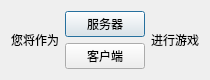
<?xml version="1.0" encoding="UTF-8"?>
<ui version="4.0">
 <class>csselect</class>
 <widget class="QDialog" name="csselect">
  <property name="geometry">
   <rect>
    <x>0</x>
    <y>0</y>
    <width>203</width>
    <height>72</height>
   </rect>
  </property>
  <property name="windowTitle">
   <string>Dialog</string>
  </property>
  <layout class="QGridLayout" name="gridLayout">
   <item row="0" column="2">
    <widget class="QLabel" name="label_2">
     <property name="text">
      <string>进行游戏</string>
     </property>
    </widget>
   </item>
   <item row="0" column="0">
    <widget class="QLabel" name="label">
     <property name="text">
      <string>您将作为</string>
     </property>
    </widget>
   </item>
   <item row="0" column="1">
    <layout class="QVBoxLayout" name="verticalLayout">
     <item>
      <widget class="QPushButton" name="pushButton">
       <property name="text">
        <string>服务器</string>
       </property>
      </widget>
     </item>
     <item>
      <widget class="QPushButton" name="pushButton_2">
       <property name="text">
        <string>客户端</string>
       </property>
      </widget>
     </item>
    </layout>
   </item>
  </layout>
 </widget>
 <resources/>
 <connections/>
</ui>
